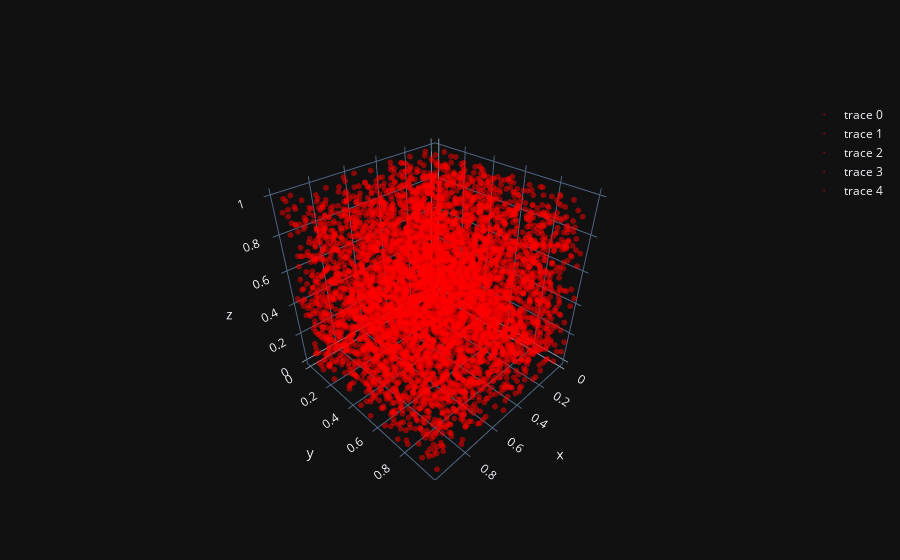

The notebook cell saved with this chart:
### Markdown cell above
The figure above shows the cube decomposed into tets. One of the tets has been drawn separately away from the others. There are two kinds of tets here. Four of them are identical and have faces made from half faces of the cube. These are the ones on the *outside*. The fifth different one is in the middle of the cube. Its faces are covered up by the other tets. This fifth tet is drawn separately above. It fits in the gap between the 4 identical tets. This can be unexpectedly tricky to visualize but it does feel great when it "clicks". The volume of this middle tet happens to be twice the volume of the 4 other tets. This needs to be taken into account when we generate the samples.

We will generate 1000 samples in each of the smaller tets and 2000 samples in the big one for a total of 6000 samples. We will use the `simpsRUS` function we defined earlier.

### Code cell
# handle the fifth tet separately
Tpts=[]
fig=go.Figure()
N=1000
for tet in [tet1,tet2,tet3,tet4]:
    pts=simpsRUS(tet,N)
    Tpts.append(pts)
    fig.add_trace(go.Scatter3d(x=pts[:,0], y=pts[:,1], z=pts[:,2],
     mode='markers', marker=dict(size=2, color='red', opacity=0.5)))

pts=simpsRUS(tet5,2*N)
Tpts.append(pts)
Tpts=np.vstack(Tpts)# stack the points from all the tetrahedra
fig.add_trace(go.Scatter3d(x=pts[:,0], y=pts[:,1], z=pts[:,2],
 mode='markers', marker=dict(size=2, color='red', opacity=0.5)))
darken(fig)

### Figure 1 — Plotly figure (JSON) as saved in the notebook; plotly's stock layout.template omitted (floating-point values rounded to 4 significant figures; data arrays with more than 128 entries replaced by an {"elided": "..."} marker saying what was removed)
{"data": [{"marker": {"color": "red", "opacity": 0.5, "size": 2}, "mode": "markers", "type": "scatter3d", "uid": "d7175830-f9ed-45a8-8a7b-d276b2216979", "x": {"elided": "1000 float values"}, "y": {"elided": "1000 float values"}, "z": {"elided": "1000 float values"}}, {"marker": {"color": "red", "opacity": 0.5, "size": 2}, "mode": "markers", "type": "scatter3d", "uid": "878e2ea9-0976-48f4-932a-5b6d7b98c38e", "x": {"elided": "1000 float values"}, "y": {"elided": "1000 float values"}, "z": {"elided": "1000 float values"}}, {"marker": {"color": "red", "opacity": 0.5, "size": 2}, "mode": "markers", "type": "scatter3d", "uid": "ede9facc-a9b7-4bd6-b5f7-8f835bc60f55", "x": {"elided": "1000 float values"}, "y": {"elided": "1000 float values"}, "z": {"elided": "1000 float values"}}, {"marker": {"color": "red", "opacity": 0.5, "size": 2}, "mode": "markers", "type": "scatter3d", "uid": "409cf10c-0de6-4b09-8656-35997ccd725a", "x": {"elided": "1000 float values"}, "y": {"elided": "1000 float values"}, "z": {"elided": "1000 float values"}}, {"marker": {"color": "red", "opacity": 0.5, "size": 2}, "mode": "markers", "type": "scatter3d", "uid": "25ebf84d-957f-4142-97a8-06a2fc7fe66d", "x": {"elided": "2000 float values"}, "y": {"elided": "2000 float values"}, "z": {"elided": "2000 float values"}}], "layout": {}}
